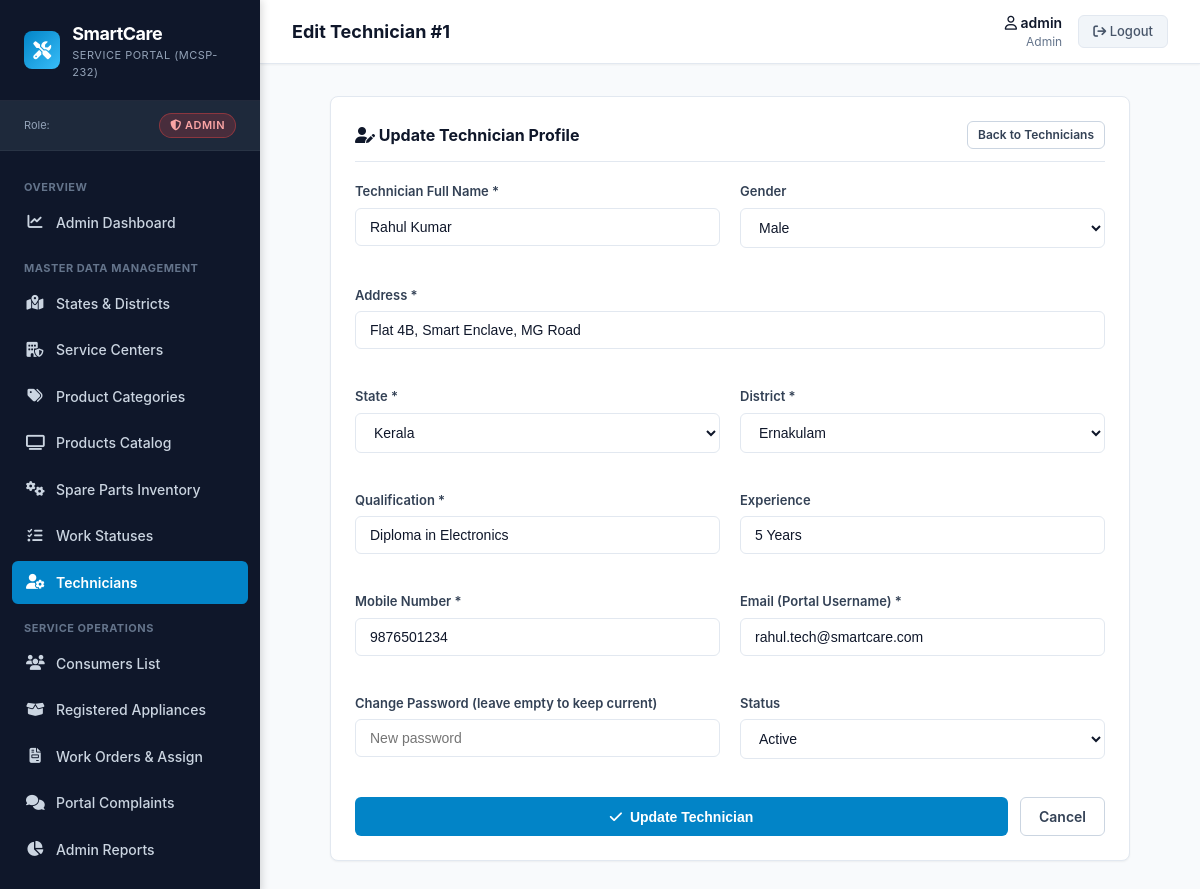
Screenshot of /manage/technicians/edit/1/ (signed in) with the database file from the repository.
### accounts/models.py (models this page shows, shortened)
class Technician(models.Model):
    techid = models.AutoField(primary_key=True)
    tech_name = models.CharField(max_length=30)
    Address = models.CharField(max_length=100)
    statid = models.ForeignKey(State, on_delete=models.PROTECT, db_column='statid')
    Distid = models.ForeignKey(District, on_delete=models.PROTECT, db_column='Distid')
    Gender = models.CharField(max_length=6)
    Quali = models.CharField(max_length=20)
    Exp = models.CharField(max_length=10)
    Mob = models.CharField(max_length=20)
    Email = models.EmailField(max_length=30, unique=True)
    Status = models.CharField(max_length=20, default='Active')
    class Meta:
        db_table = 'Technicians'
        verbose_name = 'Technician'
        verbose_name_plural = 'Technicians'

class State(models.Model):
    statid = models.AutoField(primary_key=True)
    state = models.CharField(max_length=20)
    class Meta:
        db_table = 'state'
        verbose_name = 'State'
        verbose_name_plural = 'States'
        ordering = ['state']

class District(models.Model):
    Distid = models.AutoField(primary_key=True)
    District = models.CharField(max_length=20)
    statid = models.ForeignKey(
        State,
        on_delete=models.CASCADE,
        db_column='statid',
        related_name='districts'
    )
    class Meta:
        db_table = 'District'
        verbose_name = 'District'
        verbose_name_plural = 'Districts'
        ordering = ['District']

### accounts/views.py (the view, shortened to what this page needs)
# urls.py: path('manage/technicians/edit/<int:techid>/', views.edit_technician, name='edit_technician'),
@admin_required
def edit_technician(request, techid):
    tech = get_object_or_404(Technician, techid=techid)
    states = State.objects.all().order_by('state')
    districts = District.objects.filter(statid=tech.statid).order_by('District')
    return render(request, 'accounts/edit_technician.html', {
        'tech': tech,
        'states': states,
        'districts': districts
    })

### accounts/context_processors.py (called while the page is built)
def auth_context(request):
    username = request.session.get('username')
    role = request.session.get('role')
    is_authenticated = bool(username and role)
    consumer = None
    technician = None
    if is_authenticated:
        if role == 'Consumer':
            consumer = ConsumerReg.objects.filter(email=username).first()
        elif role == 'Technician':
            technician = Technician.objects.filter(Email=username).first()
            if not technician:
                technician = Technician.objects.filter(Mob=username).first()
    return {
        'session_username': username,
        'session_role': role,
        'is_authenticated_custom': is_authenticated,
        'session_consumer': consumer,
        'session_technician': technician,
    }

### templates/accounts/edit_technician.html (shortened to what this page needs)
{% extends 'base.html' %}
{% block page_title %}Edit Technician #{{ tech.techid }}{% endblock %}
{% block content %}
<div class="card" style="max-width: 800px; margin: 0 auto;">
    <div class="card-header">
        <h2 class="card-title"><i class="fa-solid fa-user-pen"></i> Update Technician Profile</h2>
        <a href="{% url 'accounts:manage_technicians' %}" class="btn btn-secondary btn-sm">Back to Technicians</a>
    </div>
    <form method="POST" action="{% url 'accounts:edit_technician' tech.techid %}">
        <div class="form-grid">
            <div class="form-group">
                <label class="form-label" for="tech_name">Technician Full Name *</label>
                <input type="text" id="tech_name" name="tech_name" class="form-control" value="{{ tech.tech_name }}" required maxlength="30">
            </div>
            <div class="form-group">
                <label class="form-label" for="Gender">Gender</label>
                <select id="Gender" name="Gender" class="form-control">
                    <option value="Male" {% if tech.Gender == 'Male' %}selected{% endif %}>Male</option>
                </select>
            </div>
            <div class="form-group" style="grid-column: 1 / -1;">
                <label class="form-label" for="Address">Address *</label>
                <input type="text" id="Address" name="Address" class="form-control" value="{{ tech.Address }}" required maxlength="100">
            </div>
            <div class="form-group">
                <label class="form-label" for="statid">State *</label>
                <select id="statid" name="statid" class="form-control" required>
                    {% for st in states %}
                        <option value="{{ st.statid }}" {% if tech.statid_id == st.statid %}selected{% endif %}>{{ st.state }}</option>
                    {% endfor %}
                </select>
            </div>
            <div class="form-group">
                <label class="form-label" for="Distid">District *</label>
                <select id="Distid" name="Distid" class="form-control" required>
                    {% for d in districts %}
                        <option value="{{ d.Distid }}" {% if tech.Distid_id == d.Distid %}selected{% endif %}>{{ d.District }}</option>
                    {% endfor %}
                </select>
            </div>
            <div class="form-group">
                <label class="form-label" for="Quali">Qualification *</label>
                <input type="text" id="Quali" name="Quali" class="form-control" value="{{ tech.Quali }}" required maxlength="20">
            </div>
            <div class="form-group">
                <label class="form-label" for="Exp">Experience</label>
                <input type="text" id="Exp" name="Exp" class="form-control" value="{{ tech.Exp }}" maxlength="10">
            </div>
            <div class="form-group">
                <label class="form-label" for="Mob">Mobile Number *</label>
                <input type="tel" id="Mob" name="Mob" class="form-control" value="{{ tech.Mob }}" required maxlength="20">
            </div>
            <div class="form-group">
                <label class="form-label" for="Email">Email (Portal Username) *</label>
                <input type="email" id="Email" name="Email" class="form-control" value="{{ tech.Email }}" required maxlength="30">
            </div>
            <div class="form-group">
                <label class="form-label" for="password">Change Password (leave empty to keep current)</label>
                <input type="password" id="password" name="password" class="form-control" placeholder="New password">
            </div>
            <div class="form-group">
                <label class="form-label" for="Status">Status</label>
                <select id="Status" name="Status" class="form-control">
                    <option value="Active" {% if tech.Status == 'Active' %}selected{% endif %}>Active</option>
                </select>
            </div>
        </div>
        <div style="display: flex; gap: 12px; margin-top: 20px;">
            <button type="submit" class="btn btn-primary" style="flex: 1;">
                <i class="fa-solid fa-check"></i> Update Technician
            </button>
            <a href="{% url 'accounts:manage_technicians' %}" class="btn btn-secondary">Cancel</a>
        </div>
    </form>
</div>
{% endblock %}

### static/css/style.css (style rules this page uses)
:root { --primary-navy: #0F172A; --secondary-navy: #1E293B; --accent-cyan: #0284C7; --accent-cyan-hover: #0369A1; --accent-cyan-light: #E0F2FE; --bg-canvas: #F8FAFC; --bg-card: #FFFFFF; --border-color: #E2E8F0; --border-focus: #38BDF8; --text-main: #0F172A; --text-muted: #64748B; --text-white: #FFFFFF; --status-green: #16A34A; --status-green-bg: #DCFCE7; --status-amber: #D97706; --status-amber-bg: #FEF3C7; --status-red: #DC2626; --status-red-bg: #FEE2E2; --status-blue: #2563EB; --status-blue-bg: #DBEAFE; --sidebar-width: 260px; --header-height: 64px; --border-radius: 8px; --box-shadow-sm: 0 1px 2px 0 rgb(0 0 0 / 0.05); --box-shadow: 0 4px 6px -1px rgb(0 0 0 / 0.1), 0 2px 4px -2px rgb(0 0 0 / 0.1); --box-shadow-lg: 0 10px 15px -3px rgb(0 0 0 / 0.1), 0 4px 6px -4px rgb(0 0 0 / 0.1); }
*, *::before, *::after { box-sizing: border-box; margin: 0; padding: 0; }
body { font-family: 'Inter', -apple-system, BlinkMacSystemFont, 'Segoe UI', Roboto, sans-serif; font-size: 14px; line-height: 1.5; color: var(--text-main); background-color: var(--bg-canvas); min-height: 100vh; }
a { color: var(--accent-cyan); text-decoration: none; transition: color 0.15s ease-in-out; }
.card { background-color: var(--bg-card); border: 1px solid var(--border-color); border-radius: var(--border-radius); box-shadow: var(--box-shadow-sm); padding: 24px; margin-bottom: 24px; }
.card-header { display: flex; justify-content: space-between; align-items: center; margin-bottom: 20px; padding-bottom: 12px; border-bottom: 1px solid var(--border-color); }
.card-title { font-size: 16px; font-weight: 700; color: var(--primary-navy); }
.btn { display: inline-flex; align-items: center; justify-content: center; gap: 8px; padding: 8px 18px; border-radius: 6px; font-size: 14px; font-weight: 600; cursor: pointer; border: 1px solid transparent; transition: all 0.15s ease; text-decoration: none; }
.btn-primary { background-color: var(--accent-cyan); color: #FFFFFF; }
.btn-secondary { background-color: #FFFFFF; color: #334155; border-color: #CBD5E1; }
.btn-sm { padding: 4px 10px; font-size: 12px; }
.form-grid { display: grid; grid-template-columns: repeat(auto-fit, minmax(280px, 1fr)); gap: 20px; }
.form-group { margin-bottom: 18px; }
.form-label { display: block; font-size: 13px; font-weight: 600; color: #334155; margin-bottom: 6px; }
.form-control { width: 100%; padding: 10px 14px; font-size: 14px; color: var(--text-main); background-color: #FFFFFF; border: 1px solid var(--border-color); border-radius: 6px; outline: none; transition: border-color 0.15s ease, box-shadow 0.15s ease; }

### rows the page displays
Technician: techid "1", tech_name "Rahul Kumar", Gender "Male", Address "Flat 4B, Smart Enclave, MG Road", statid "Kerala", Distid "Ernakulam", Quali "Diploma in Electronics", Exp "5 Years", Mob "9876501234", Email "rahul.tech@smartcare.com", Status "Active"

### other values shown
{{ session_role|default:'Guest' }} "ADMIN"
{{ session_username|default:'Guest' }} "admin"
{{ session_role|default:'Not Logged In' }} "Admin"
